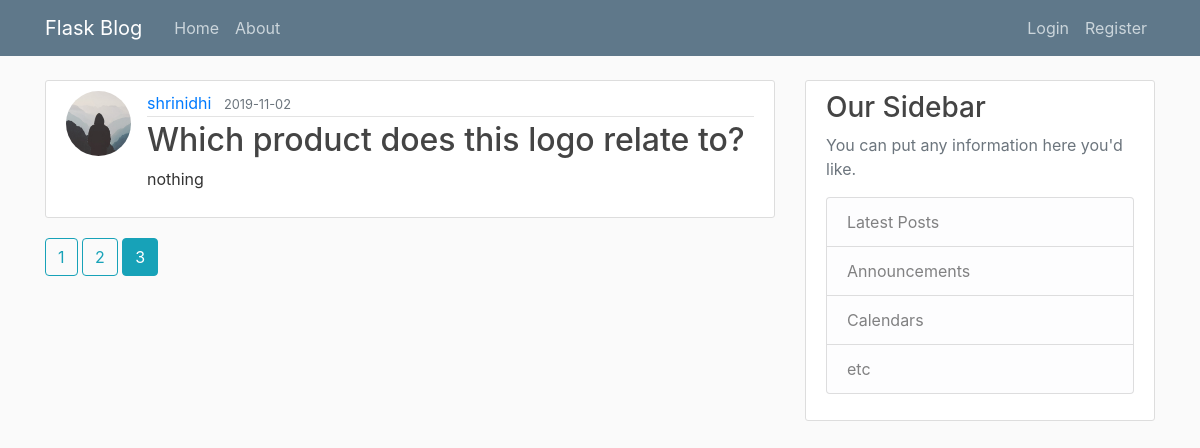
Screenshot of /home?page=3 with the database file from the repository.
### flaskblog/models.py (models this page shows, shortened)
class Post(db.Model):
    id = db.Column(db.Integer, primary_key=True)
    title = db.Column(db.String(100), nullable=False)
    date_posted = db.Column(db.DateTime, nullable=False,
                            default=datetime.utcnow)
    content = db.Column(db.Text, nullable=False)
    user_id = db.Column(db.Integer, db.ForeignKey('user.id'), nullable=False)

class User(db.Model, UserMixin):
    id = db.Column(db.Integer, primary_key=True)
    username = db.Column(db.String(20), unique=True, nullable=False)
    email = db.Column(db.String(120), unique=True, nullable=False)
    image_file = db.Column(db.String(20), nullable=False,
                           default='default.jpg')
    password = db.Column(db.String(60), nullable=False)
    posts = db.relationship('Post', backref='author', lazy=True)

### flaskblog/routes.py (the view)
@app.route("/")
@app.route("/home")
def home():
    page = request.args.get('page', 1, type=int)
    posts = Post.query.order_by(
        Post.date_posted.desc()).paginate(page=page, per_page=5)
    return render_template('home.html', posts=posts)

### flaskblog/templates/home.html
{% extends "layout.html" %}
{% block content %}
{% for post in posts.items %}
<article class="media content-section">
  <img class="rounded-circle article-img"
    src="{{ url_for('static', filename='profilepics/' + post.author.image_file) }}">
  <div class="media-body">
    <div class="article-metadata">
      <a class="mr-2" href="{{ url_for('user_posts', username=post.author.username) }}">{{ post.author.username }}</a>
      <small class="text-muted">{{ post.date_posted.strftime('%Y-%m-%d') }}</small>
    </div>
    <h2><a class="article-title" href="{{ url_for('post', post_id=post.id) }}">{{ post.title }}</a></h2>
    <p class="article-content">{{ post.content }}</p>
  </div>
</article>
{% endfor %}
{% for page_num in posts.iter_pages(left_edge=1, right_edge=1, left_current=1, right_current=2) %}
{% if page_num %}
{% if posts.page == page_num %}
<a class="btn btn-info mb-4" href="{{ url_for('home', page=page_num) }}">{{ page_num }}</a>
{% else %}
<a class="btn btn-outline-info mb-4" href="{{ url_for('home', page=page_num) }}">{{ page_num }}</a>
{% endif %}
{% else %}
...
{% endif %}
{% endfor %}
{% endblock content %}

### flaskblog/static/main.css (style rules this page uses)
body { background: #fafafa; color: #333333; margin-top: 5rem; }
h1, h2, h3, h4, h5, h6 { color: #444444; }
.content-section { background: #ffffff; padding: 10px 20px; border: 1px solid #dddddd; border-radius: 3px; margin-bottom: 20px; }
.article-title { color: #444444; }
.article-content { white-space: pre-line; }
.article-img { height: 65px; width: 65px; margin-right: 16px; }
.article-metadata { padding-bottom: 1px; margin-bottom: 4px; border-bottom: 1px solid #e3e3e3 }

### rows the page displays
Post: image_file (placeholder picture), author.username "shrinidhi", date_posted "2019-11-02", title "Which product does this logo relate to?", content "nothing"

### other values shown
{{ page_num }} "1" "2"
{{ page_num }} "3"
